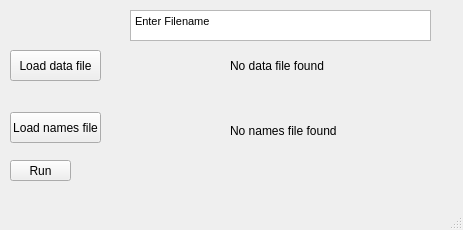
<?xml version="1.0" encoding="UTF-8"?>
<ui version="4.0">
 <class>MainWindow</class>
 <widget class="QMainWindow" name="MainWindow">
  <property name="geometry">
   <rect>
    <x>0</x>
    <y>0</y>
    <width>463</width>
    <height>230</height>
   </rect>
  </property>
  <property name="windowTitle">
   <string>MainWindow</string>
  </property>
  <widget class="QWidget" name="centralwidget">
   <widget class="QPushButton" name="databutton">
    <property name="geometry">
     <rect>
      <x>10</x>
      <y>50</y>
      <width>91</width>
      <height>31</height>
     </rect>
    </property>
    <property name="text">
     <string>Load data file</string>
    </property>
   </widget>
   <widget class="QLabel" name="datalabel">
    <property name="geometry">
     <rect>
      <x>230</x>
      <y>50</y>
      <width>231</width>
      <height>31</height>
     </rect>
    </property>
    <property name="text">
     <string>No data file found</string>
    </property>
   </widget>
   <widget class="QPushButton" name="namesbutton">
    <property name="geometry">
     <rect>
      <x>10</x>
      <y>112</y>
      <width>91</width>
      <height>31</height>
     </rect>
    </property>
    <property name="text">
     <string>Load names file</string>
    </property>
   </widget>
   <widget class="QLabel" name="nameslabel">
    <property name="geometry">
     <rect>
      <x>230</x>
      <y>120</y>
      <width>231</width>
      <height>21</height>
     </rect>
    </property>
    <property name="text">
     <string>No names file found</string>
    </property>
   </widget>
   <widget class="QPushButton" name="runbutton">
    <property name="geometry">
     <rect>
      <x>10</x>
      <y>160</y>
      <width>61</width>
      <height>21</height>
     </rect>
    </property>
    <property name="text">
     <string>Run</string>
    </property>
   </widget>
   <widget class="QTextEdit" name="enter_filename">
    <property name="geometry">
     <rect>
      <x>130</x>
      <y>10</y>
      <width>301</width>
      <height>31</height>
     </rect>
    </property>
    <property name="html">
     <string>&lt;!DOCTYPE HTML PUBLIC &quot;-//W3C//DTD HTML 4.0//EN&quot; &quot;http://www.w3.org/TR/REC-html40/strict.dtd&quot;&gt;
&lt;html&gt;&lt;head&gt;&lt;meta name=&quot;qrichtext&quot; content=&quot;1&quot; /&gt;&lt;style type=&quot;text/css&quot;&gt;
p, li { white-space: pre-wrap; }
&lt;/style&gt;&lt;/head&gt;&lt;body style=&quot; font-family:'MS Shell Dlg 2'; font-size:8pt; font-weight:400; font-style:normal;&quot;&gt;
&lt;p style=&quot; margin-top:0px; margin-bottom:0px; margin-left:0px; margin-right:0px; -qt-block-indent:0; text-indent:0px;&quot;&gt;Enter Filename&lt;/p&gt;&lt;/body&gt;&lt;/html&gt;</string>
    </property>
   </widget>
  </widget>
  <widget class="QMenuBar" name="menubar">
   <property name="geometry">
    <rect>
     <x>0</x>
     <y>0</y>
     <width>463</width>
     <height>22</height>
    </rect>
   </property>
  </widget>
  <widget class="QStatusBar" name="statusbar"/>
 </widget>
 <resources/>
 <connections/>
</ui>
